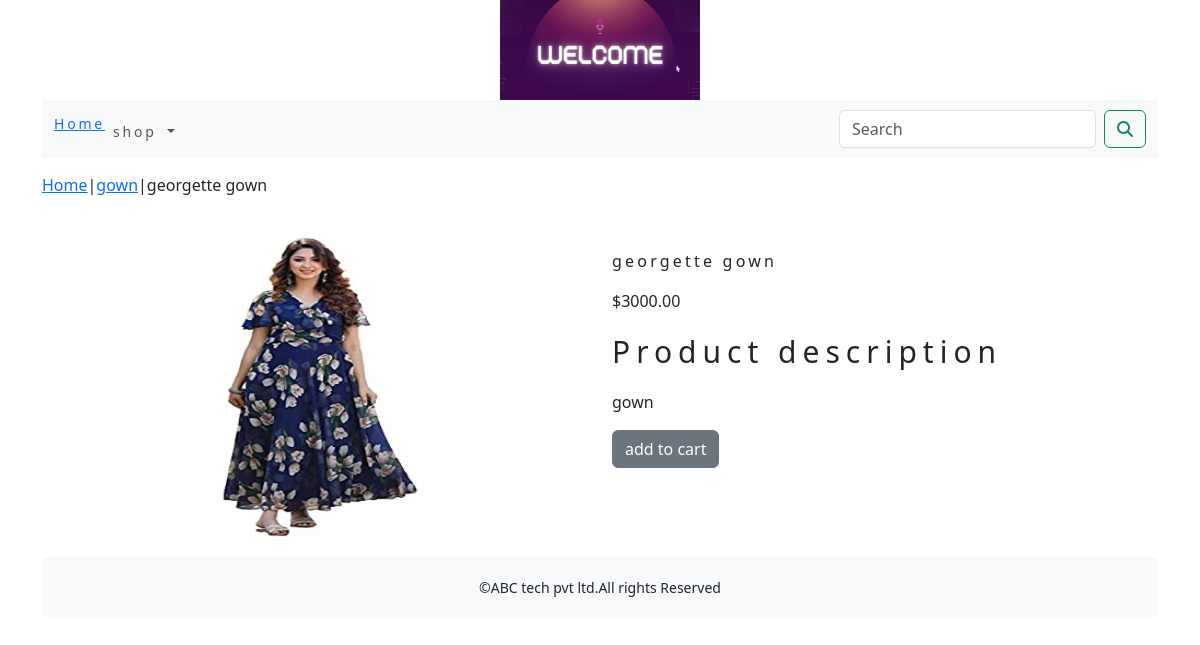
The page /shop/gown/georgette-gown/ on the database its author committed.
### shopapp/models.py (models this page shows, shortened)
class product(models.Model):
    name=models.CharField(max_length=250,unique=True)
    slug=models.SlugField(max_length=250,unique=True)
    description=models.TextField(blank=True)
    price=models.DecimalField(max_digits=10,decimal_places=2)
    category=models.ForeignKey(category,on_delete=models.CASCADE)
    image=models.ImageField(upload_to='product',blank=True)
    stock=models.IntegerField()
    available=models.BooleanField(default=True)
    created=models.DateTimeField(auto_now_add=True)
    updated=models.DateTimeField(auto_now=True)
    class Meta:
        ordering = ('name',)
        verbose_name = 'product'
        verbose_name_plural = 'products'

class category(models.Model):
    name=models.CharField(max_length=250,unique=True)
    slug=models.SlugField(max_length=250,unique=True)
    description=models.TextField(blank=True)
    image=models.ImageField(upload_to='category',blank=True)
    class Meta:
        ordering=('name',)
        verbose_name='category'
        verbose_name_plural='categorys'
    def get_url(self):
        return reverse('shopapp:products_by_category', args=[self.slug])
    def __str__(self):
        return '{}'.format(self.name)

### shopapp/views.py (the view)
# urls.py: path('<slug:c_slug>/<slug:product_slug>/',views.proDetail,name='proCatdetail')
def proDetail(request,c_slug, product_slug ):
    try:
        Product=product.objects.get(category__slug=c_slug,slug=product_slug)
    except Exception as e:
        raise e
    return render(request,'product.html',{'Product':Product})

### cart/context_processor.py (called while the page is built)
def counter(request):
    item_count=0
    if 'admin' in request.path:
        return {}
    else:
       try:
           cart=Cart.objects.filter(cart_id=_cart_id(request))
           car_items=CartItem.objects.all().filter(cart=cart[:1])
           for cart_item in car_items:
               item_count += cart_item.quantity1
       except Cart.DoesNotExist:
           item_count =0
    return  dict(item_count=item_count)

### cart/views.py (called while the page is built)
def _cart_id(request):
    cart=request.session.session_key
    if not cart:
        cart=request.session.create()
    return cart

### shopapp/cotext_processors.py (called while the page is built)
def menu_links(request):
    links=category.objects.all()
    return dict(links=links)

### templates/product.html (shortened to what this page needs)
{% extends 'base.html' %}
{% load static %}
{% block content %}
<div class="row my_prod_row_class">
    <div class="mx_auto">
        <p><a href="{% url 'shopapp:allprodCat' %}">Home</a>|<a href="{{Product.category.get_url}}">{{Product.category}}</a>|{{Product.name}}</p>
        <div class="container">
<br>
<div class="row">
    <div class="col-12 col-sm-12 col-md-12 col-lg-6 text-center">
        <div style="min-width:18rem">
        <img src="{{Product.image.url}}" alt="{{Product.name}}" style="width:350px; height:300px;" >
    </div >
        </div>
    <div class="col-12 col-sm-12 col-md-12 col-lg-6">
        <div>
        <h1 class="my_prod_title">{{Product.name}}</h1>
        <p>${{Product.price}}</p>
        <p class="my_title">Product description</p>
        <p class="text-justify my_rod_text">{{Product.description}}</p>
        {% if Product.Stock <= 0 %}
        <p class="text-justify my_prod_text"><b>out of stock</b></p>
        {% else %}
        <a class="btn btn-secondary" href="{% url 'cart:add_cart' Product.id %}"> add to cart </a>
        {% endif %}
</div>
</div>
    </div>
        </div>
</div>
{% endblock %}

### static/css/custom.css (style rules this page uses)
body { font-family: 'IBM Plex Sans', sans-serif; }
.my_title { font-size:30px; text_transform:uppercase; letter-spacing:.2em; }
.my_prod_row_class { padding-top:15px; padding-bottom:20px; }
.my_prod_title { font-size:16px; text_transform:uppercase; letter-spacing:.2em; padding-top:15px; padding-bottom:10px; }

### rows shown on the page
product: category "gown", name "georgette gown", image (picture), price "3000.00", description "gown"
